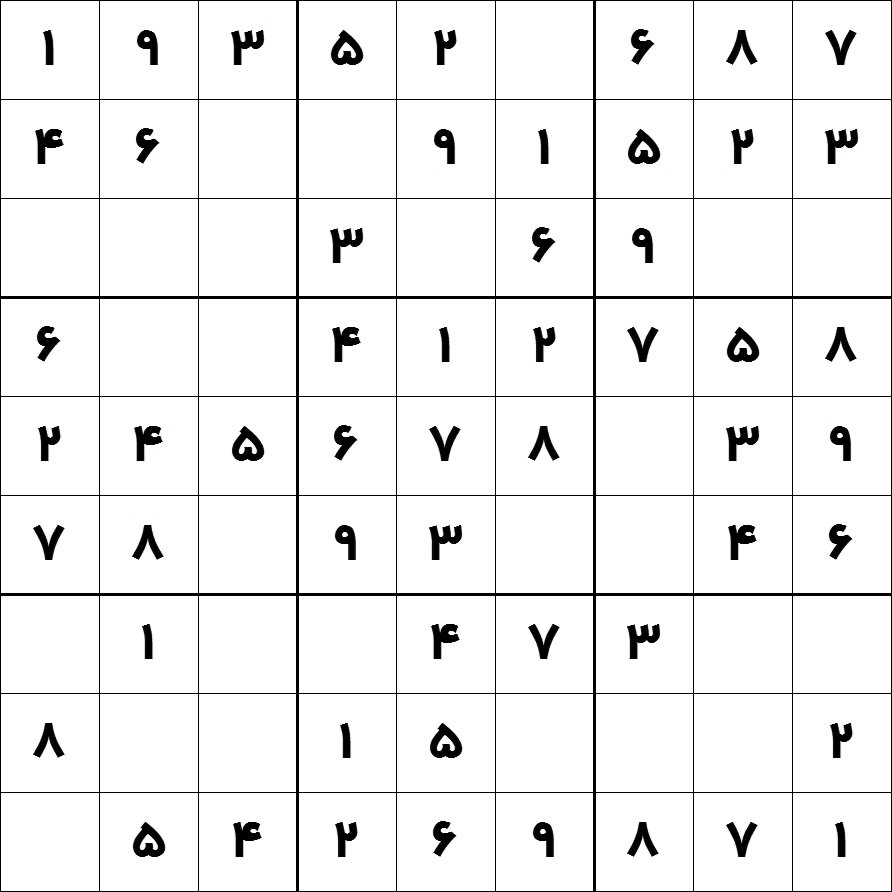
#> input picture images/4845408.jpg, 892 x 892 px
$ python -i preprocess.py   (imports and definitions only)
#> lines starting #> are read from the running program, lines starting #| are printed output that depends on the picture; after the words box and inside, x2 and y2 are one past the last pixel; in counts of white or black regions, pixels touching at a corner belong together
#> further down, picture is the input picture: shape (892, 892, 3); min 0, max 255, mean 239
import cv2
import numpy as np

IMAGE_SIZE = 32


def preprocess_image(img):
    """
    Standardize an input image from any dataset.
    Output:
        uint8 grayscale image
        size = 32x32
        black digit on white background
    """
    if img is None or img.size == 0:
        return None

    img = np.array(img)

    # اگر تصویر رنگی بود
    if len(img.shape) == 3:
        img = cv2.cvtColor(img, cv2.COLOR_BGR2GRAY)

    # باینری کردن با Otsu
    _, img = cv2.threshold(
        img,
        0,
        255,
        cv2.THRESH_BINARY + cv2.THRESH_OTSU
    )
#> img: shape (892, 892); 93.8% white; 56 black regions, largest, box (x1, y1, x2, y2) and area: (0, 0, 892, 892) 24780, (331, 30, 363, 65) 626, (727, 327, 759, 362) 626

    # اطمینان از اینکه رقم سیاه و زمینه سفید است
    if np.mean(img) < 127:
        img = 255 - img

    # پیدا کردن ناحیه رقم
    coords = cv2.findNonZero(255 - img)
#> coords = contour of 49611 points, box (x1, y1, x2, y2) (0, 0, 892, 892), area 0

    if coords is not None:

        x, y, w, h = cv2.boundingRect(coords)
#> x = 0; y = 0; w = 892; h = 892

        img = img[y:y+h, x:x+w]

    h, w = img.shape

    size = max(h, w)
#> size = 892

    canvas = np.ones(
        (size, size),
        dtype=np.uint8
    ) * 255

    x_offset = (size - w) // 2
#> x_offset = 0
    y_offset = (size - h) // 2
#> y_offset = 0

    canvas[
        y_offset:y_offset+h,
        x_offset:x_offset+w
    ] = img

    canvas = cv2.resize(
        canvas,
        (IMAGE_SIZE, IMAGE_SIZE),
        interpolation=cv2.INTER_CUBIC
    )
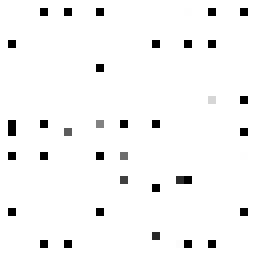
#> canvas: shape (32, 32) (shown 8 times larger); min 0, max 255, mean 246.7

    return canvas

>>> import cv2
>>> picture = cv2.imread('../images/4845408.jpg')
>>> result = preprocess_image(picture)

$ run again, on images/sudoku.png
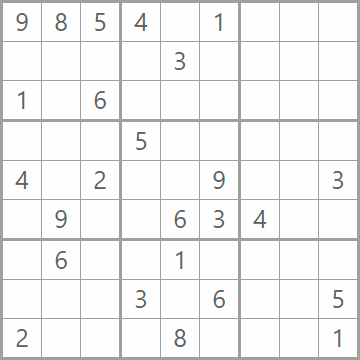
#> input picture images/sudoku.png, 360 x 360 px
#> picture is the input picture: shape (360, 360, 3); mean B, G, R 242.6, 242.6, 242.6
#> in preprocess_image, `_, img = cv2.threshold( img, 0, 255, cv2.THRESH_BINARY + cv2.THRESH_OT..`:
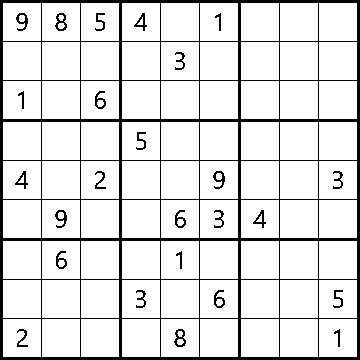
#> img: shape (360, 360); 88.8% white; 26 black regions, largest, box (x1, y1, x2, y2) and area: (0, 0, 360, 360) 12636, (55, 13, 67, 31) 102, (174, 329, 186, 347) 102
#> coords = contour of 14576 points, box (x1, y1, x2, y2) (0, 0, 360, 360), area 0
#> x = 0; w = 360
#> in preprocess_image, `canvas = cv2.resize( canvas, (IMAGE_SIZE, IMAGE_SIZE), interpolation=c..`:
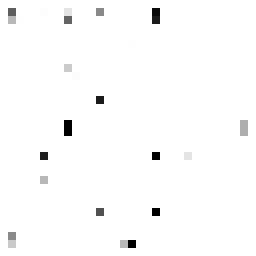
#> canvas: shape (32, 32) (shown 8 times larger); min 0, max 255, mean 251.6
